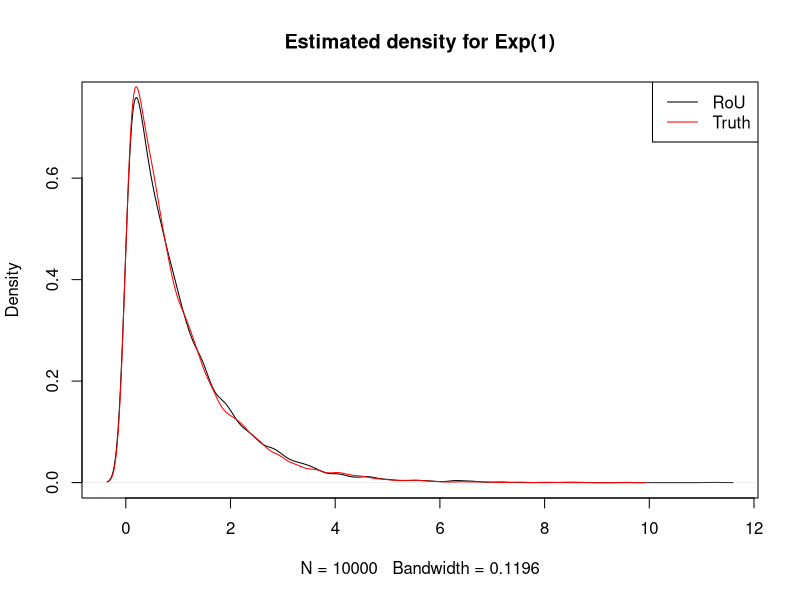

Here is the R script that generated this plot:
##################################################
### Ratio of Uniforms for Exp(1)
##################################################
set.seed(1)
# function to sample from the rectangle
drawFromRect <- function(a, b, c)
{
  u <- runif(1, min = 0, max = a)
  v <- runif(1, min = b, max = c)
  return(c(u,v))
}

# sqrt f function
sqrt.f <- function(x) exp(-x/2)

# Starting the process for Exp(1)
a <-  1
b <-  0
c <-  2/exp(1)
prob.of.acceptance <- 1/(2*a*(c-b))  # true prob. of acceptance for AR

N <- 1e4 # number of samples
samp <- numeric(length = N)
i <- 1
counter <- 0  # to check acceptance
while(i <= N)
{
  counter <- counter + 1
  prop <- drawFromRect(a = a, b = b, c = c)
  vbyu <- prop[2]/prop[1]
  if( prop[1] <  sqrt.f(vbyu) )
  {
    samp[i] <- vbyu
    i <- i + 1
  }
}


plot(density(samp), main = "Estimated density for Exp(1)")
lines(density(rexp(1e4, 1)), col = "red")
legend("topright", col = c("black", "red"), lty = 1, legend = c("RoU", "Truth"))


(prob.of.acceptance)
# [1] 0.6795705

N/counter  # very close
# [1] 0.6796248

